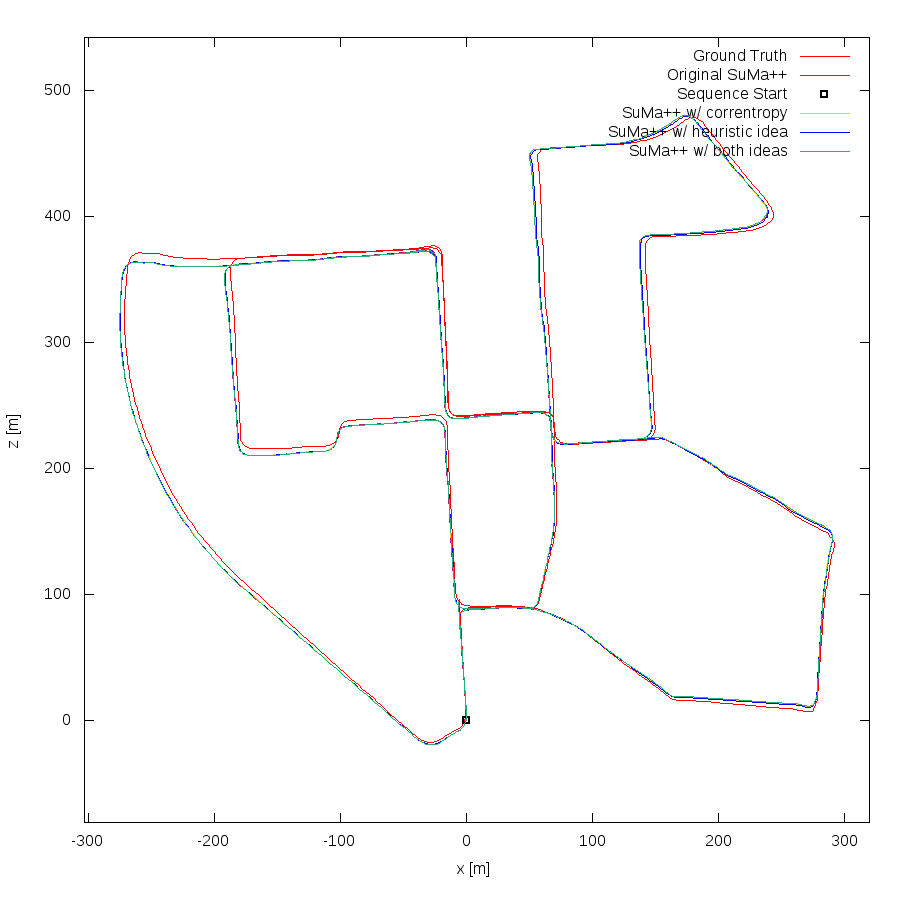

Generate this figure with gnuplot:
set term png size 900,900
set output "00.png"
set size ratio -1
set xrange [-303:320]
set yrange [-81:542]
set xlabel "x [m]"
set ylabel "z [m]"
plot "00.txt" using 1:2 lc rgb "#FF0000" title 'Ground Truth' w lines,"00.txt" using 3:4 lc rgb "#a82296" title 'Original SuMa++' w lines,"< head -1 00.txt" using 1:2 lc rgb "#000000" pt 4 ps 1 lw 2 title 'Sequence Start' w points, \
"00_c.txt" using 3:4 lc rgb "#df8c932" title 'SuMa++ w/ correntropy' w lines, \
"00_l.txt" using 3:4 lc rgb "#0000FF" title 'SuMa++ w/ heuristic idea' w lines, \
"00_b.txt" using 3:4 lc rgb "#27ad81" title 'SuMa++ w/ both ideas' w lines
